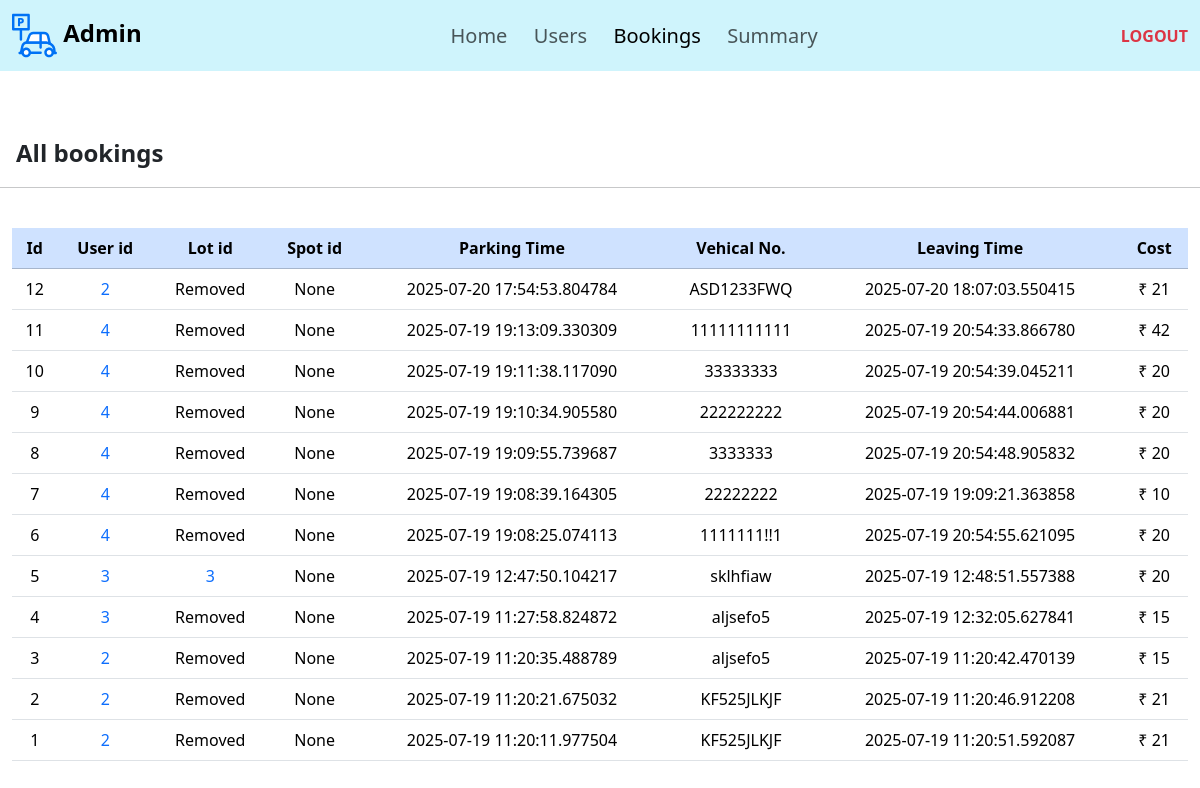
Before: /bookings (signed in) with the older database file.
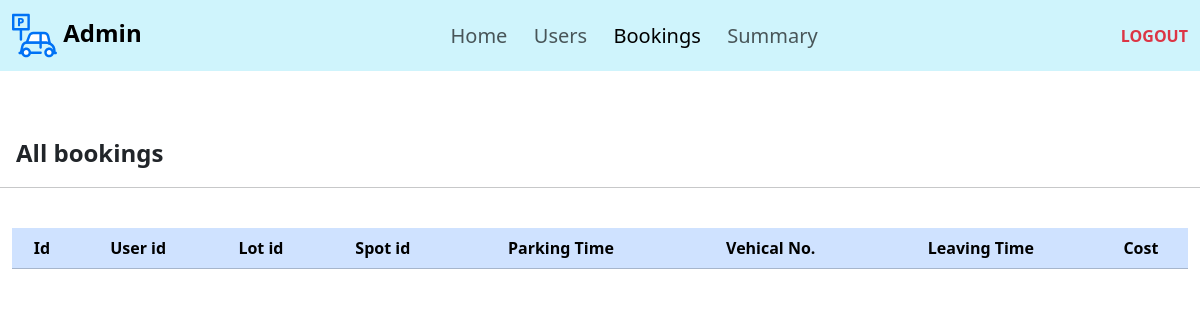
After: the same page with the newer database file.
### application/models.py (models this page shows)
class Booking(db.Model):
    id = db.Column(db.Integer(), primary_key=True, autoincrement=True)
    user_id = db.Column(db.Integer(), db.ForeignKey('user.id'), nullable=False)
    lot_id = db.Column(db.Integer(), db.ForeignKey('parking_lot.id'), nullable=True)
    spot_id = db.Column(db.Integer(), db.ForeignKey('parking_spot.id'), nullable=True)
    parking = db.Column(db.DateTime(), nullable=False)
    leaving = db.Column(db.DateTime(), nullable=True)
    vehicle_no = db.Column(db.String(), nullable=False)
    cost = db.Column(db.Integer(), nullable= True)
    price = db.Column(db.Integer(),nullable=False)

### application/controllers.py (the view)
@app.route('/bookings', methods=["GET","POST"])
def bookings():
    if 'user' not in session:
        return redirect(url_for('login'))
    u=User.query.get(session['user'])
    if u.is_admin==True:
        b=reversed(Booking.query.order_by(Booking.parking).all())
        return render_template('bookings.html', bookings=b)
    return redirect(url_for('user'))

### templates/bookings.html (shortened to what this page needs)
{% extends 'template.jinja' %}
{% block body %}
    <nav class="navbar navbar-expand-lg bg-info-subtle">
    <div class="container-fluid">
        <a class="navbar-brand fs-4" href="/"><img src="/static/parking.svg" width="45" height="45"
                alt="ParkHere"><strong>&nbsp;Admin</strong></a>
        <div class="collapse navbar-collapse " id="navbarText">
            <ul class="navbar-nav m-auto mb-2 mb-lg-0">
                <li class="nav-item">
                    <a class="nav-link fs-5" aria-current="page" href="/admin">Home&nbsp;&nbsp;</a>
                </li>
                <li class="nav-item">
                    <a class="nav-link fs-5 " aria-current="page" href="/users">Users&nbsp;&nbsp;</a>
                </li>
                <li class="nav-item">
                    <a class="nav-link fs-5 active" aria-current="page" href="/bookings">Bookings&nbsp;&nbsp;</a>
                </li>
                <li class="nav-item">
                    <a class="nav-link fs-5" aria-current="page" href="/summary">Summary&nbsp;&nbsp;</a>
                </li>
            </ul>
            <span class="navbar-text">
                <a class="link-danger link-underline-opacity-0" href="/logout"><b>LOGOUT</b></a>
            </span>
        </div>
    </div>
</nav>
<br><br>
<div class="container-fluid">
    <div class="row fs-4 mb-4">
        <div class="col p-3"><b>All bookings</b></div>
        <hr>
    </div>
</div>
<div class="container-fluid text-center">
    <table class="table">
        <thead class="table-primary">
            <th>Id</th>
            <th>User id</th>
            <th>Lot id</th>
            <th>Spot id</th>
            <th>Parking Time</th>
            <th>Vehical No.</th>
            <th>Leaving Time</th>
            <th>Cost</th>
        </thead>
        <tbody>
            {% for b in bookings %}
            <tr>
                <td>{{b.id}}</td>
                <td><a class="link-primary link-underline-opacity-0" href="/users/{{b.user_id}}">{{b.user_id}}</a></td>
                {%if b.lot_id%}
                <td><a class="link-primary link-underline-opacity-0" href="/editlot/{{b.lot_id}}">{{b.lot_id}}</a></td>
                {%else%}
                <td>Removed</td>
                {%endif%}
                <td>{{b.spot_id}}</td>
                <td>{{b.parking}}</td>
                <td>{{b.vehicle_no}}</td>
                <td>{{b.leaving}}</td>
                <td>₹ {{b.cost}}</td>
            </tr>
            {% endfor %}
        </tbody>
    </table>
</div>
{% endblock %}

### templates/template.jinja (shortened to what this page needs)
<!DOCTYPE html>
<html lang="en">
<head>
    <link href="https://cdn.jsdelivr.net/npm/bootstrap@5.3.7/dist/css/bootstrap.min.css" rel="stylesheet"
>
</head>
<body>
    {% block body %}{% endblock %}
</body>
</html>

Changed rows visible on the page:
removed Booking: id "12", user_id "2", shows "Removed", spot_id "None", parking "2025-07-20 17:54:53.804784", vehicle_no "ASD1233FWQ", leaving "2025-07-20 18:07:03.550415", cost "21"
removed Booking: id "11", user_id "4", shows "Removed", spot_id "None", parking "2025-07-19 19:13:09.330309", vehicle_no "11111111111", leaving "2025-07-19 20:54:33.866780", cost "42"
removed Booking: id "10", user_id "4", shows "Removed", spot_id "None", parking "2025-07-19 19:11:38.117090", vehicle_no "33333333", leaving "2025-07-19 20:54:39.045211", cost "20"
removed Booking: id "9", user_id "4", shows "Removed", spot_id "None", parking "2025-07-19 19:10:34.905580", vehicle_no "222222222", leaving "2025-07-19 20:54:44.006881", cost "20"
removed Booking: id "8", user_id "4", shows "Removed", spot_id "None", parking "2025-07-19 19:09:55.739687", vehicle_no "3333333", leaving "2025-07-19 20:54:48.905832", cost "20"
removed Booking: id "7", user_id "4", shows "Removed", spot_id "None", parking "2025-07-19 19:08:39.164305", vehicle_no "22222222", leaving "2025-07-19 19:09:21.363858", cost "10"
removed Booking: id "6", user_id "4", shows "Removed", spot_id "None", parking "2025-07-19 19:08:25.074113", vehicle_no "1111111!!1", leaving "2025-07-19 20:54:55.621095", cost "20"
removed Booking: id "5", user_id "3", lot_id "3", spot_id "None", parking "2025-07-19 12:47:50.104217", vehicle_no "sklhfiaw", leaving "2025-07-19 12:48:51.557388", cost "20"
removed Booking: id "4", user_id "3", shows "Removed", spot_id "None", parking "2025-07-19 11:27:58.824872", vehicle_no "aljsefo5", leaving "2025-07-19 12:32:05.627841", cost "15"
removed Booking: id "3", user_id "2", shows "Removed", spot_id "None", parking "2025-07-19 11:20:35.488789", vehicle_no "aljsefo5", leaving "2025-07-19 11:20:42.470139", cost "15"
removed Booking: id "2", user_id "2", shows "Removed", spot_id "None", parking "2025-07-19 11:20:21.675032", vehicle_no "KF525JLKJF", leaving "2025-07-19 11:20:46.912208", cost "21"
removed Booking: id "1", user_id "2", shows "Removed", spot_id "None", parking "2025-07-19 11:20:11.977504", vehicle_no "KF525JLKJF", leaving "2025-07-19 11:20:51.592087", cost "21"
